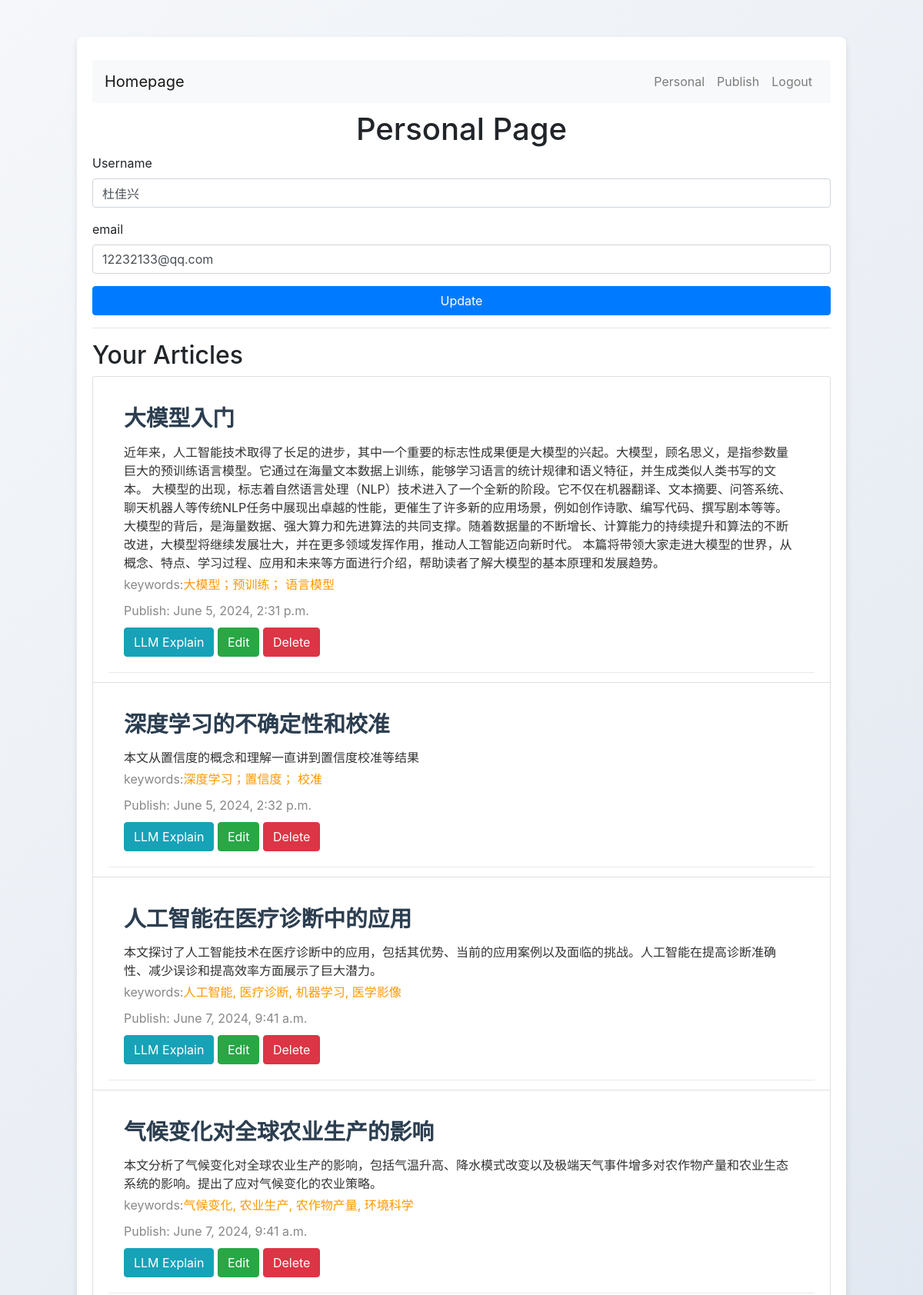
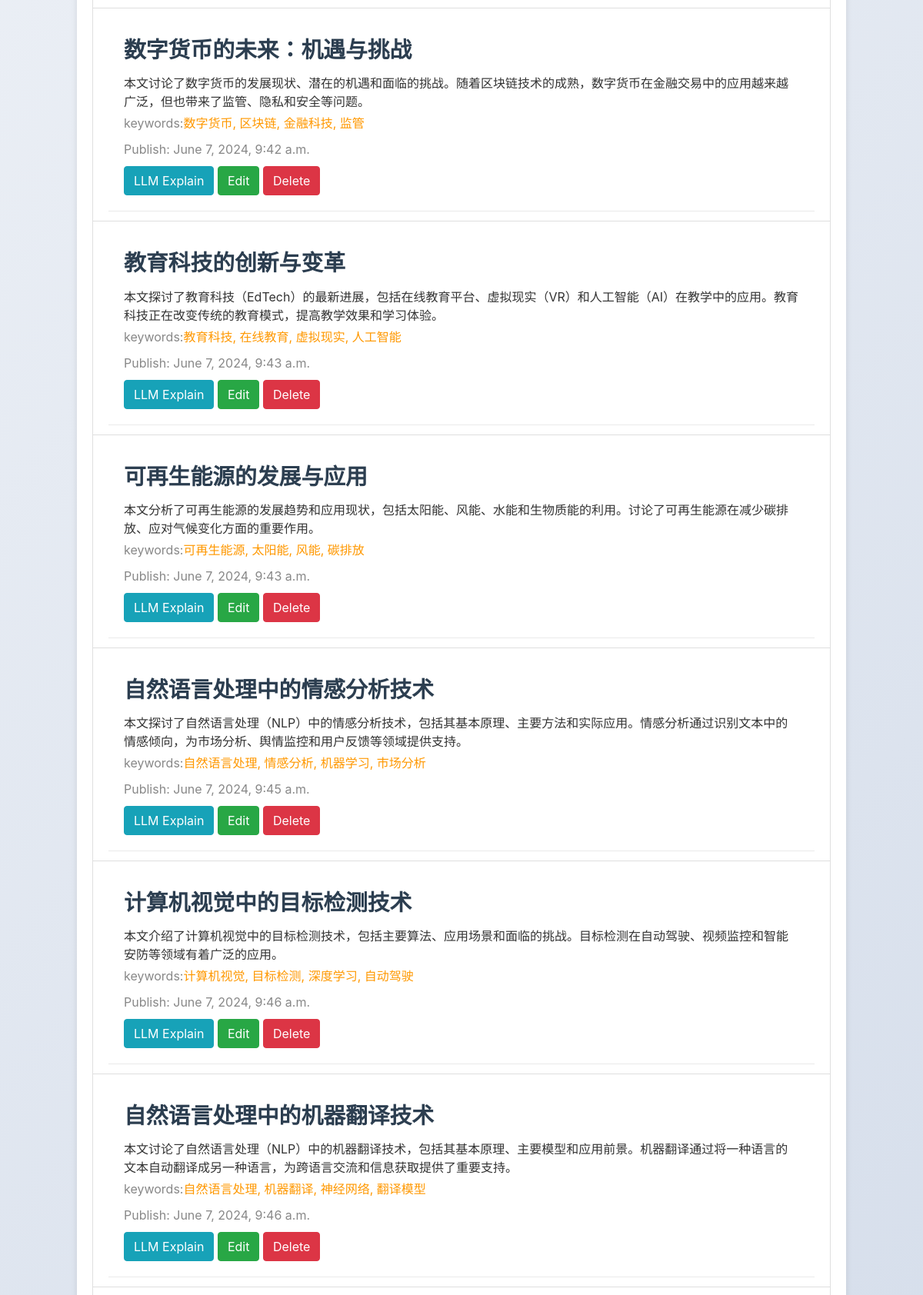
The page /personal/ (signed in, upper part) on the database its author committed (2 pictures, top to bottom).
### app01/models.py (models this page shows, shortened)
class Article(models.Model):
    title = models.CharField(max_length=200)
    author = models.CharField(max_length=200)
    summary = models.TextField()
    keywords = models.CharField(max_length=200)
    publish_time = models.DateTimeField(auto_now_add=True)  # 自动设置为添加时的时间
    content = RichTextUploadingField()  # 使用带上传功能的 CKEditor
    category =  models.ForeignKey(Category, on_delete=models.CASCADE)
    is_shared = models.BooleanField(default=False)  # 新增字段，默认值为 False（非共享状态）

### app01/views.py (the view)
# urls.py: path('personal/', views.personal, name='personal'),
@login_required
def personal(request):
    user_articles = Article.objects.filter(author=request.user)
    if request.method == 'POST':
        user_form = UserUpdateForm(request.POST, instance=request.user)
        if user_form.is_valid():
            user_form.save()
            for article in user_articles:
                article.author = request.user.username
                article.save()
            messages.success(request, f'Your account has been updated!')
            return redirect('personal')
    else:
        user_form = UserUpdateForm(instance=request.user)
    context = {
        'user_form': user_form,
        'user_articles': user_articles,
    }
    return render(request, 'personal.html', context)

### app01/forms.py
class UserUpdateForm(forms.ModelForm):
    email = forms.EmailField()
    class Meta:
        model = User
        fields = ['username', 'email']

### app01/templates/personal.html (shortened to what this page needs)
<!DOCTYPE html>
<html lang="en">
<head>
    <link href="https://maxcdn.bootstrapcdn.com/bootstrap/4.5.2/css/bootstrap.min.css" rel="stylesheet">
    <link href="https://maxcdn.bootstrapcdn.com/bootstrap/4.5.2/css/bootstrap.min.css" rel="stylesheet">
    <link href="/static/css/home.css?version=1.0.0" rel="stylesheet">
</head>
<body>
    <div class="container mt-5">
        <div class="top-buttons">
            <nav class="navbar navbar-expand-lg navbar-light bg-light">
                <a class="navbar-brand" href="{% url 'home' %}">Homepage</a>
                <div class="collapse navbar-collapse" id="navbarNav">
                    <ul class="navbar-nav ml-auto">
                        {% if user.is_authenticated %}
                            <li class="nav-item">
                                <a class="nav-link" href="{% url 'personal' %}">Personal</a>
                            </li>
                            <li class="nav-item">
                                <a class="nav-link" href="{% url 'publish' %}">Publish</a>
                            </li>
                            <li class="nav-item">
                                <a class="nav-link" href="{% url 'logout' %}">Logout</a>
                            </li>
                        {% endif %}
                    </ul>
                </div>
            </nav>
        </div>
        <h1 class="text-center">Personal Page</h1>
        <form method="post" onsubmit="return confirmUpdate();">
            <div class="form-group">
                <label for="username">Username</label>
                <input type="text" class="form-control" id="username" name="username" value="{{ user_form.username.value }}">
            </div>
            <div class="form-group">
                <label for="email">email</label>
                <input type="email" class="form-control" id="email" name="email" value="{{ user_form.email.value }}">
            </div>
            <button type="submit" class="btn btn-primary btn-block">Update</button>
        </form>
        <hr>
        <h2>Your Articles</h2>
        <ul class="list-group">
            {% for article in user_articles %}
                <li class="list-group-item">
                    <div class="article-card">
                        <div class="article-title">
                            <a href="{% url 'article_detail' article.id %}">{{ article.title }}</a>
                        </div>
                        <div class="article-summary">
                            {{ article.summary }}
                        </div>
                        <div class="keywords">
                            <p class="article-publish mt-2">keywords:</p>
                            <p class="article-keywords mt-2">{{ article.keywords }}</p>
                        </div>
                        <div class="article-publish mt-2">
                            Publish: {{ article.publish_time }}
                        </div>
                        <div class="btn-action">
                            <button class="btn btn-info llm-explain-btn" data-article-id="{{ article.id }}">LLM Explain</button>
                            <a href="{% url 'edit_article' article.id %}" class="btn btn-success">Edit</a>
                            <form method="post" action="{% url 'delete_article' article.id %}" onsubmit="return confirmDelete();"style="display:inline;" >
                                <button type="submit" class="btn btn-danger" >Delete</button>
                            </form>
                        </div>
                    </div>
                </li>
            {% endfor %}
        </ul>
    </div>
</body>
</html>

### app01/static/css/home.css (style rules this page uses)
body { background: linear-gradient(135deg, #f5f7fa, #c3cfe2); min-height: 100vh; display: flex; justify-content: center; align-items: center; }
.container { background: white; border-radius: 8px; box-shadow: 0 4px 8px rgba(0, 0, 0, 0.1); padding: 20px; max-width: 1000px; width: 100%; margin: 10px; }
.top-buttons { margin: 10px 0; text-align: center; }
.btn { transition: background-color 0.3s, transform 0.3s; }
.article-card { border-bottom: 1px solid #eaeaea; padding: 20px; }
.article-title { font-size: 1.8em; font-weight: bold; color: #2c3e50; }
.article-title a { text-decoration: none; color: inherit; }
.article-authors, .article-publish { color: #888; }
.article-keywords { color: #FF9800; }
.keywords { display: flex; margin-top: 0px; line-height: 1; font-weight: 400; padding-bottom: 0; padding-top: 0; height: 30px; }
.article-summary { margin-top: 10px; color: #333; }
.btn-action { margin-top: 10px; }

### rows shown on the page
Article: title "大模型入门", summary "近年来，人工智能技术取得了长足的进步，其中一个重要的标志性成果便是大模型的兴起。大模型，顾名思义，是指参数量巨大的预训练语言模型。它通过在海量文本数据上训练，能够学习语言的统计规律和语义特征，并生成类似人类书写的文本。 大模型的出现，标志着自然语言处理（NLP）技术进入了一个全新的阶段。它不仅在机器翻译、文本摘要、问答系统、聊天机器人等传统NLP任务中展现出卓越的性能，更催生了许多新的应用场景，例如创作诗歌、编写代码、撰写剧本等等。 大模型的背后，是海量数据、强大算力和先进算法的共同支撑。随着数据量的不断增长、计算能力的持续提升和算法的不断改进，大模型将继续发展壮大，并在更多领域发挥作用，推动人工智能迈向新时代。 本篇将带领大家走进大模型的世界，从概念、特点、学习过程、应用和未来等方面进行介绍，帮助读者了解大模型的基本原理和发展趋势。", keywords "大模型；预训练； 语言模型", publish_time "June 5, 2024, 2:31 p.m."
Article: title "深度学习的不确定性和校准", summary "本文从置信度的概念和理解一直讲到置信度校准等结果", keywords "深度学习；置信度； 校准", publish_time "June 5, 2024, 2:32 p.m."
Article: title "人工智能在医疗诊断中的应用", summary "本文探讨了人工智能技术在医疗诊断中的应用，包括其优势、当前的应用案例以及面临的挑战。人工智能在提高诊断准确性、减少误诊和提高效率方面展示了巨大潜力。", keywords "人工智能, 医疗诊断, 机器学习, 医学影像", publish_time "June 7, 2024, 9:41 a.m."
Article: title "气候变化对全球农业生产的影响", summary "本文分析了气候变化对全球农业生产的影响，包括气温升高、降水模式改变以及极端天气事件增多对农作物产量和农业生态系统的影响。提出了应对气候变化的农业策略。", keywords "气候变化, 农业生产, 农作物产量, 环境科学", publish_time "June 7, 2024, 9:41 a.m."
Article: title "数字货币的未来：机遇与挑战", summary "本文讨论了数字货币的发展现状、潜在的机遇和面临的挑战。随着区块链技术的成熟，数字货币在金融交易中的应用越来越广泛，但也带来了监管、隐私和安全等问题。", keywords "数字货币, 区块链, 金融科技, 监管", publish_time "June 7, 2024, 9:42 a.m."
Article: title "教育科技的创新与变革", summary "本文探讨了教育科技（EdTech）的最新进展，包括在线教育平台、虚拟现实（VR）和人工智能（AI）在教学中的应用。教育科技正在改变传统的教育模式，提高教学效果和学习体验。", keywords "教育科技, 在线教育, 虚拟现实, 人工智能", publish_time "June 7, 2024, 9:43 a.m."
Article: title "可再生能源的发展与应用", summary "本文分析了可再生能源的发展趋势和应用现状，包括太阳能、风能、水能和生物质能的利用。讨论了可再生能源在减少碳排放、应对气候变化方面的重要作用。", keywords "可再生能源, 太阳能, 风能, 碳排放", publish_time "June 7, 2024, 9:43 a.m."
Article: title "自然语言处理中的情感分析技术", summary "本文探讨了自然语言处理（NLP）中的情感分析技术，包括其基本原理、主要方法和实际应用。情感分析通过识别文本中的情感倾向，为市场分析、舆情监控和用户反馈等领域提供支持。", keywords "自然语言处理, 情感分析, 机器学习, 市场分析", publish_time "June 7, 2024, 9:45 a.m."
Article: title "计算机视觉中的目标检测技术", summary "本文介绍了计算机视觉中的目标检测技术，包括主要算法、应用场景和面临的挑战。目标检测在自动驾驶、视频监控和智能安防等领域有着广泛的应用。", keywords "计算机视觉, 目标检测, 深度学习, 自动驾驶", publish_time "June 7, 2024, 9:46 a.m."
Article: title "自然语言处理中的机器翻译技术", summary "本文讨论了自然语言处理（NLP）中的机器翻译技术，包括其基本原理、主要模型和应用前景。机器翻译通过将一种语言的文本自动翻译成另一种语言，为跨语言交流和信息获取提供了重要支持。", keywords "自然语言处理, 机器翻译, 神经网络, 翻译模型", publish_time "June 7, 2024, 9:46 a.m."
